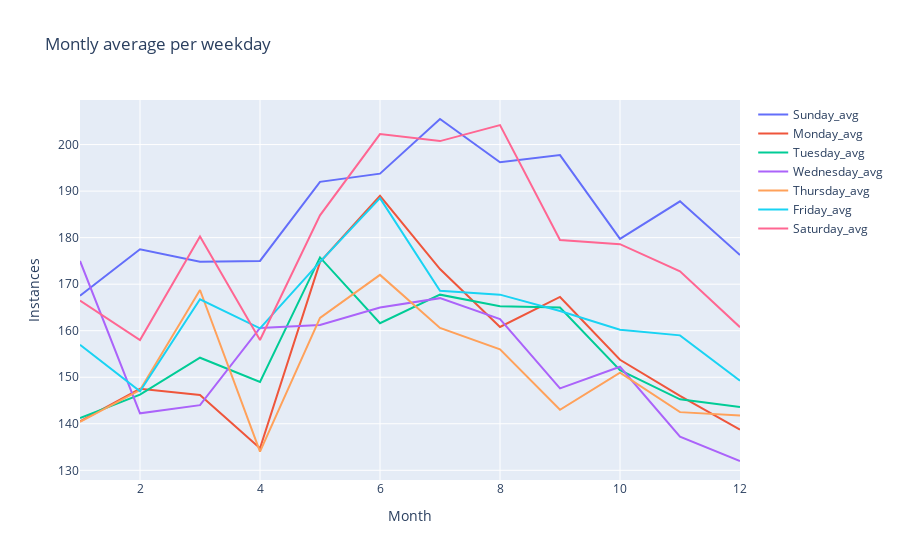

The notebook cell this image was saved under:
### Code cell
weekday_per_month = pd.DataFrame(weekday_overtime)
# wpm = px.line(weekday_per_month,
#     x='Month',
#     y='Weekday average',
#     color='Weekday',  
#     symbol='Weekday',
#     # trendline='ols',
#     # trendline_scope='overall' 

wpm = go.Figure()

for day in weekday_per_month.Weekday.unique():
    dfwpm = weekday_per_month[weekday_per_month.Weekday == day]
    wpm.add_trace(go.Scatter(
        x= dfwpm['Month'],
        y= dfwpm['Weekday average'],
        mode='lines',
        name= day + '_avg'
    ))
    # wpm.add_trace(go.Scatter(
    #     x=dfwpm['Month'],
    #     y=dfwpm['Weekday Monthly Total'],
    #     mode='lines',
    #     name=day + '_total'
    # ))
wpm.update_layout(
    xaxis_title='Month',
    yaxis_title='Instances',
    title_text='Montly average per weekday'
)
print(f"{ts_df['Weekday'][0]} is the day of the week of Jan 1")
wpm.show()
wpm.write_image('../Visuals/Weekday_average_per_month.png', engine="kaleido")

### Figure 1 — Plotly figure (JSON) as saved in the notebook; plotly's stock layout.template omitted (floating-point values rounded to 4 significant figures)
{"data": [{"mode": "lines", "name": "Sunday_avg", "type": "scatter", "x": [1, 2, 3, 4, 5, 6, 7, 8, 9, 10, 11, 12], "y": [167.5, 177.5, 174.8, 175, 192, 193.8, 205.5, 196.2, 197.8, 179.8, 187.8, 176.2]}, {"mode": "lines", "name": "Monday_avg", "type": "scatter", "x": [1, 2, 3, 4, 5, 6, 7, 8, 9, 10, 11, 12], "y": [140.5, 147.5, 146.2, 134.8, 174.8, 189, 173.2, 160.8, 167.2, 153.8, 146, 138.8]}, {"mode": "lines", "name": "Tuesday_avg", "type": "scatter", "x": [1, 2, 3, 4, 5, 6, 7, 8, 9, 10, 11, 12], "y": [141.2, 146.2, 154.2, 149, 175.8, 161.6, 167.8, 165.2, 165, 151.5, 145.2, 143.6]}, {"mode": "lines", "name": "Wednesday_avg", "type": "scatter", "x": [1, 2, 3, 4, 5, 6, 7, 8, 9, 10, 11, 12], "y": [175, 142.2, 144, 160.6, 161.2, 165, 167, 162.5, 147.6, 152.2, 137.2, 132]}, {"mode": "lines", "name": "Thursday_avg", "type": "scatter", "x": [1, 2, 3, 4, 5, 6, 7, 8, 9, 10, 11, 12], "y": [140.4, 147.2, 168.8, 134, 162.8, 172, 160.6, 156, 143, 151, 142.5, 141.8]}, {"mode": "lines", "name": "Friday_avg", "type": "scatter", "x": [1, 2, 3, 4, 5, 6, 7, 8, 9, 10, 11, 12], "y": [157, 147, 166.8, 160.5, 174.8, 188.5, 168.6, 167.8, 164.2, 160.2, 159, 149.2]}, {"mode": "lines", "name": "Saturday_avg", "type": "scatter", "x": [1, 2, 3, 4, 5, 6, 7, 8, 9, 10, 11, 12], "y": [166.5, 158, 180.2, 158, 184.8, 202.2, 200.8, 204.2, 179.5, 178.6, 172.8, 160.8]}], "layout": {"title": {"text": "Montly average per weekday"}, "xaxis": {"title": {"text": "Month"}}, "yaxis": {"title": {"text": "Instances"}}}}
